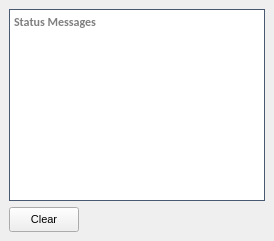
  <widget class="QDockWidget" name="dockWidget">
   <property name="enabled">
    <bool>true</bool>
   </property>
   <property name="minimumSize">
    <size>
     <width>109</width>
     <height>167</height>
    </size>
   </property>
   <property name="floating">
    <bool>false</bool>
   </property>
   <property name="features">
    <set>QDockWidget::AllDockWidgetFeatures</set>
   </property>
   <property name="allowedAreas">
    <set>Qt::AllDockWidgetAreas</set>
   </property>
   <attribute name="dockWidgetArea">
    <number>8</number>
   </attribute>
   <widget class="QWidget" name="dockWidgetContents">
    <layout class="QGridLayout" name="gridLayout">
     <item row="0" column="0">
      <widget class="QPlainTextEdit" name="message_plaintextedit">
       <property name="minimumSize">
        <size>
         <width>0</width>
         <height>0</height>
        </size>
       </property>
       <property name="font">
        <font>
         <family>Calibri</family>
         <pointsize>9</pointsize>
         <weight>75</weight>
         <italic>false</italic>
         <bold>true</bold>
        </font>
       </property>
       <property name="styleSheet">
        <string notr="true">QFrame {
	border: 1px solid #495971;
 }</string>
       </property>
       <property name="frameShape">
        <enum>QFrame::Box</enum>
       </property>
       <property name="frameShadow">
        <enum>QFrame::Plain</enum>
       </property>
       <property name="readOnly">
        <bool>true</bool>
       </property>
       <property name="centerOnScroll">
        <bool>false</bool>
       </property>
       <property name="placeholderText">
        <string>Status Messages</string>
       </property>
      </widget>
     </item>
     <item row="1" column="0">
      <widget class="QPushButton" name="clear_status_txt_pushbutton">
       <property name="minimumSize">
        <size>
         <width>70</width>
         <height>25</height>
        </size>
       </property>
       <property name="maximumSize">
        <size>
         <width>70</width>
         <height>25</height>
        </size>
       </property>
       <property name="font">
        <font>
         <pointsize>8</pointsize>
        </font>
       </property>
       <property name="text">
        <string>Clear</string>
       </property>
      </widget>
     </item>
    </layout>
   </widget>
  </widget>
